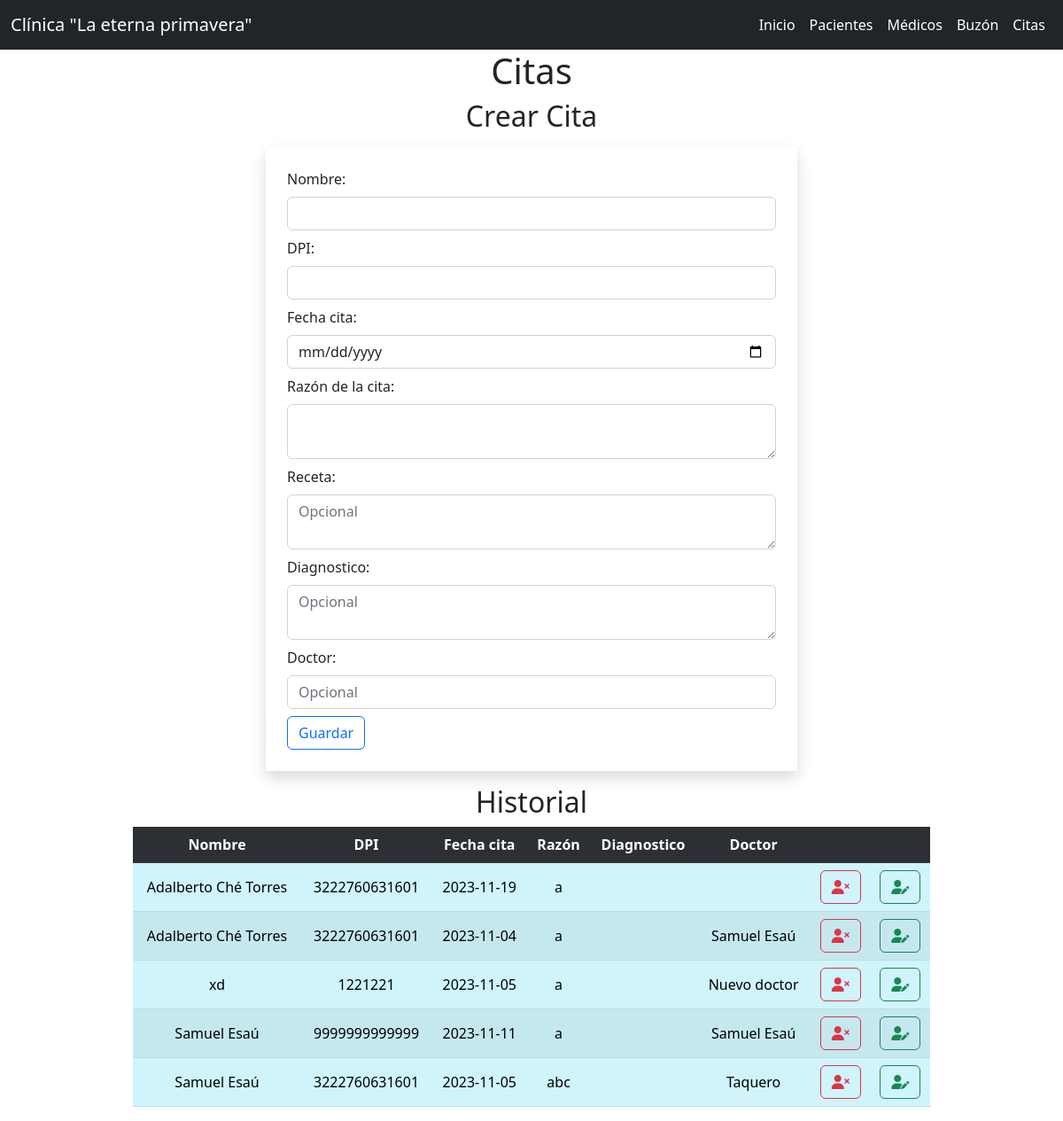
Page /ssstafff/citas on the committed database.
### clinica/models.py (models this page shows)
class Cita(models.Model):
    nombre=models.CharField(max_length=30)
    dpi=models.IntegerField()
    fecha_cita=models.CharField(max_length=10)
    razon_cita=models.TextField(max_length=100)
    receta=models.TextField(max_length=100, null=True, blank=True)
    diagnostico=models.TextField(max_length=100, null=True, blank=True)
    doctor=models.CharField(max_length=30, null=True, blank=True)

### clinica/views.py (the view)
# urls.py: path('ssstafff/citas', views.staffcitas, name='staffcitas'),
def staffcitas(request):
    citas = Cita.objects.all()
    return render(request, "staffcitas.html",{'citas':citas})

### clinica/templates/staffcitas.html (shortened to what this page needs)
{% extends 'plantilla.html' %}
{% block content %}
<h1 class="text-center">Citas</h1>
<h2 class="text-center">Crear Cita</h2>
<form class="w-50 shadow mx-auto p-4 m-3" method="post" action="{% url 'staffcitasguardar' %}">
    Nombre: <input type="text" name="nombre" class="form-control my-2" required >
    DPI: <input type="number" name="dpi" class="form-control my-2"  required>
    Fecha cita: <input type="date" name="fecha_cita" class="form-control my-2" >
    Razón de la cita: <textarea class="form-control my-2" name="razon_cita" ></textarea>
    Receta: <textarea class="form-control my-2" name="receta" placeholder="Opcional"></textarea>
    Diagnostico: <textarea class="form-control my-2" name="diagnostico" placeholder="Opcional"></textarea>
    Doctor: <input type="text" name="doctor" class="form-control my-2" placeholder="Opcional" >
    <input type="submit" value="Guardar" class="btn btn-outline-primary">
</form>
<h2 class="text-center">Historial</h2>
<table class="table table-info w-75 mx-auto text-center align-middle table-striped">
    <tr class="table-dark">
    <th>Nombre</th>
    <th>DPI</th>
    <th>Fecha cita</th>
    <th>Razón</th>
    <th>Diagnostico</th>
    <th>Doctor</th>
    <th colspan="2"></th>
    </tr>
    {% for cita in citas %}
        <tr>
            <td>{{ cita.nombre }}</td>
            <td>{{ cita.dpi }}</td>
            <td>{{ cita.fecha_cita }}</td>
            <td>{{ cita.razon_cita }}</td>
            <td>{{ cita.diagnostico  }}</td>
            <td>{{ cita.doctor }}</td>
            <td>
                <form action="{% url 'staffcitaseliminar' cita.id %}" method="post">
                    <button class="btn btn-outline-danger" onclick="return confirm('¿Quieres eliminar este registro?')">
                        <i class="fa-solid fa-user-xmark"></i>
                    </button>
                </form>
            </td>
            <td>
                <form action="{% url 'staffcitasmostrar' cita.id %}" method="post">
                    <button class="btn btn-outline-success">
                        <i class="fa-solid fa-user-pen"></i>
                    </button>
                </form>
            </td>
        </tr>
    {% endfor %}
</table>
{% endblock %}

### rows in the picture
Cita: nombre "Adalberto Ché Torres", dpi "3222760631601", fecha_cita "2023-11-19", razon_cita "a"
Cita: nombre "Adalberto Ché Torres", dpi "3222760631601", fecha_cita "2023-11-04", razon_cita "a", doctor "Samuel Esaú"
Cita: nombre "xd", dpi "1221221", fecha_cita "2023-11-05", razon_cita "a", doctor "Nuevo doctor"
Cita: nombre "Samuel Esaú", dpi "9999999999999", fecha_cita "2023-11-11", razon_cita "a", doctor "Samuel Esaú"
Cita: nombre "Samuel Esaú", dpi "3222760631601", fecha_cita "2023-11-05", razon_cita "abc", doctor "Taquero"
